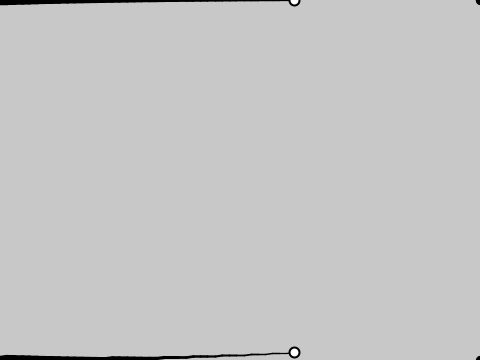
Frame 1 (no input)
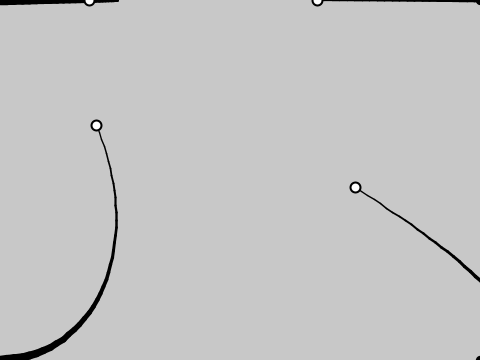
Frame 60 (the mouse pressed at the canvas centre just before this capture)
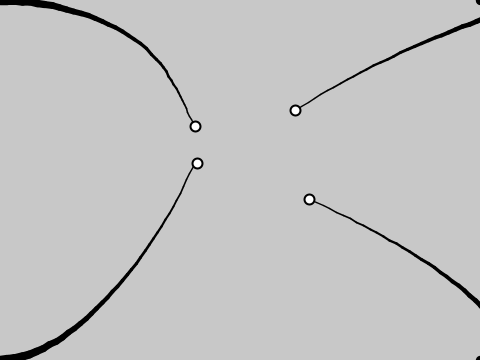
Frame 120 (the mouse held since frame 60 and released just before this capture)

The Processing sketch that drew these frames (run headless with seeded random() and noise(); from frame 60 on, the mouse is pressed at the canvas centre):

// Processing sketch: cilia2
// ── cilia2.pde
Cilia c1;
Cilia c2;
Cilia c3;
Cilia c4;

class Cilia {
  int numSegments = 40;
  float firstSegmentLength;;
  float endpointX[] = new float[numSegments+1];
  float endpointY[] = new float[numSegments+1];
  
  public Cilia(int x, int y) {
    firstSegmentLength = dist(0,0, width, height) / numSegments * 0.5;
    endpointX[0] = x;
    endpointY[0] = y;
    for(int i = 1; i <= numSegments; ++i) {
      endpointX[i] =  endpointX[i-1] + segmentLength(i);
      endpointY[i] = y;
    }
  }
  
  public void draw() {
      float strokeWeight = 10;
  for(int i = 1; i <= numSegments; ++i) {
    float easeWeightOnMouse = 0.02 * i * i / numSegments /numSegments ;
    float newX = endpointX[i] + (mouseX - endpointX[i] ) * easeWeightOnMouse;
    float newY = endpointY[i] + (mouseY - endpointY[i] ) * easeWeightOnMouse;
    float distToNewPoint = dist(endpointX[i-1], endpointY[i-1], newX, newY);
    float segmentLength = segmentLength(i);
    float deltaScalar =  1;
    if(segmentLength < distToNewPoint)
      deltaScalar =  segmentLength / distToNewPoint;
    endpointX[i] = endpointX[i-1] + (newX - endpointX[i-1]) * deltaScalar;
    endpointY[i] = endpointY[i-1] + (newY - endpointY[i-1]) * deltaScalar;
    strokeWeight *= 0.95;
    strokeWeight(strokeWeight);
    line(endpointX[i-1], endpointY[i-1], endpointX[i], endpointY[i]);
  }
    strokeWeight(2);
    ellipse(endpointX[numSegments], endpointY[numSegments],10,10);
  }
  
  float segmentLength(int index) {
    return firstSegmentLength;
   }

}
 

void setup() {
  size(480,360);
//  frameRate(10);
  c1 = new Cilia(0,0);
  c2 = new Cilia(width, height);
  c3 = new Cilia(width,0);
  c4 = new Cilia(0, height);
}

void draw() {
  background(200);
  //Drawing a cilia consisting of segments. These segments
  //could be fixed length, or decreasing. They could be drawn
  //with lines, or just draw the endpoints. Segments
  //are index with 0 being the base, and numSegments -1 being 
  //the tip.
  
  //Use easing with each segment. The amount of easing
  //could be based on index, or distance of the segment 
  //from the mouse pointer.
  
  //Start with drawing circles at the endpoints, easing based
  //on index. 
  //  ellipse(endpointX[0], endpointY[0], 10, 10);
  c1.draw();
  c2.draw();
  c3.draw();
  c4.draw();
}
